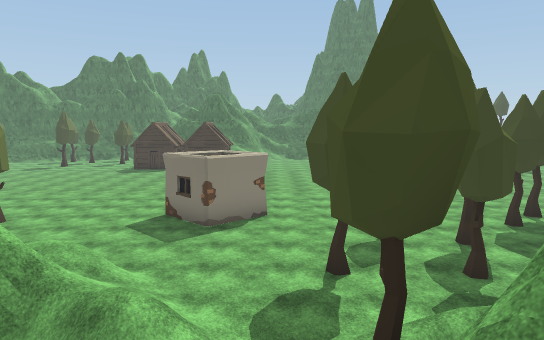
View 1 (above)

23 first-person views from a walk through a 3-D level made in the Unity game engine. The camera is 1.5 m above the floor, tilts 6° down and sees 70° across. The floor is counted in squares, 2 m on a side. Each view is taken from the middle of a square. On the plan, view 1 faces up. The plan holds only what a view shows up to about 12 squares ahead; the rest is blank. The place goes on beyond the plan. The player is left out. Some surface patterns are stand-ins.

View 2
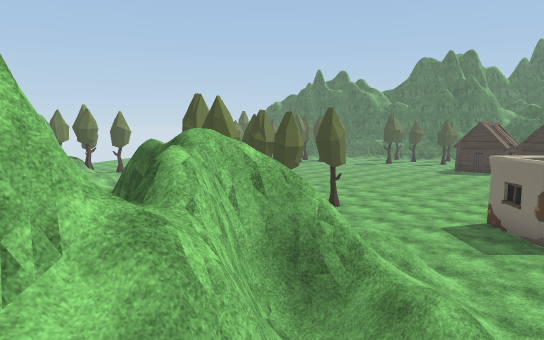

View 3
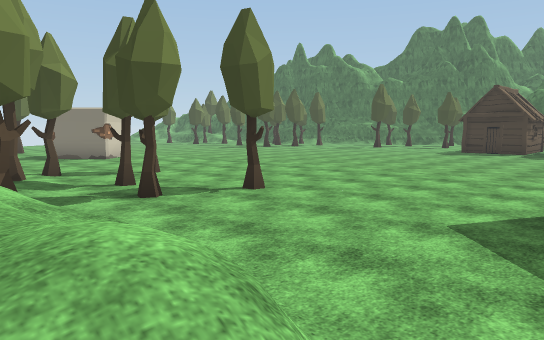

View 4
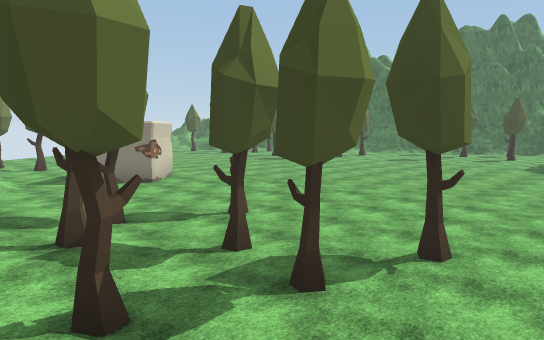

View 5
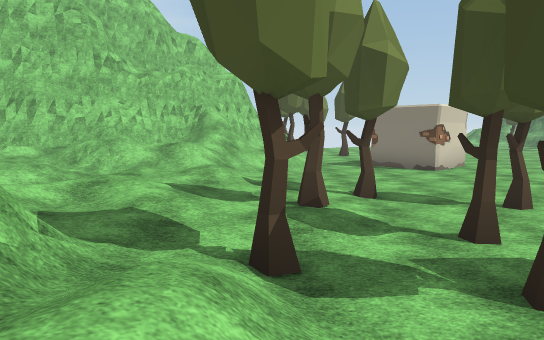

View 6
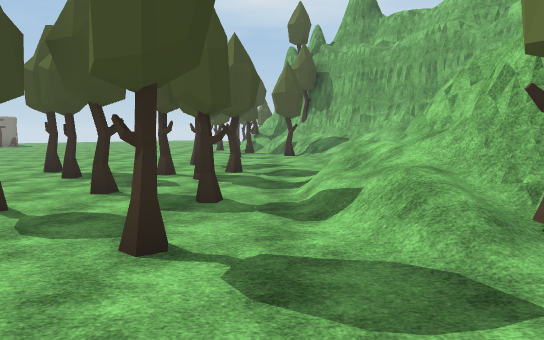

View 7
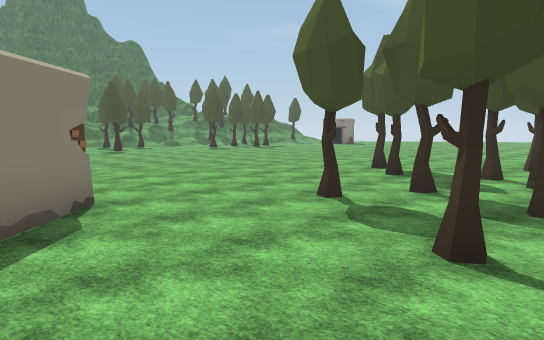

View 8
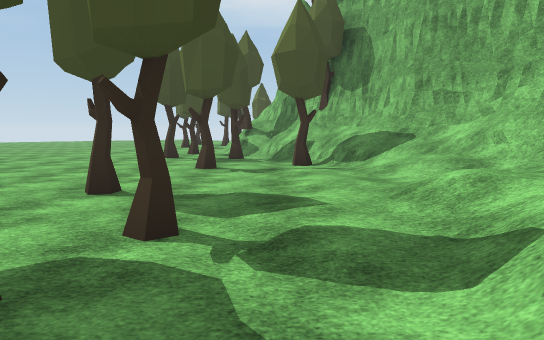

View 9
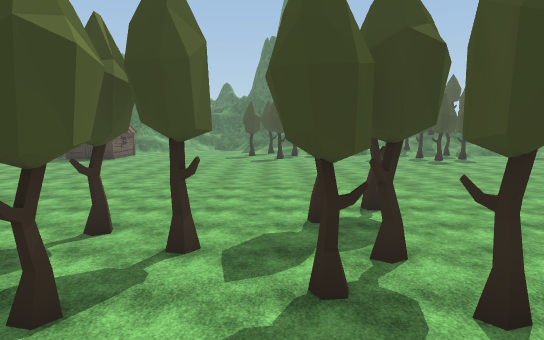

View 10
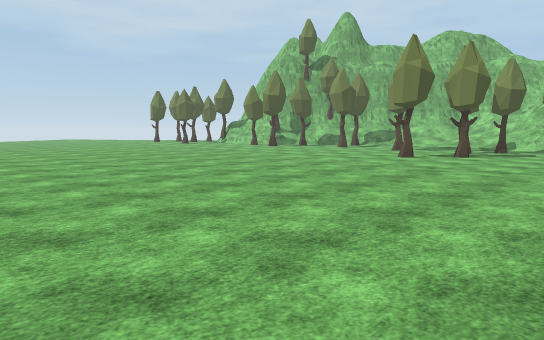

View 11
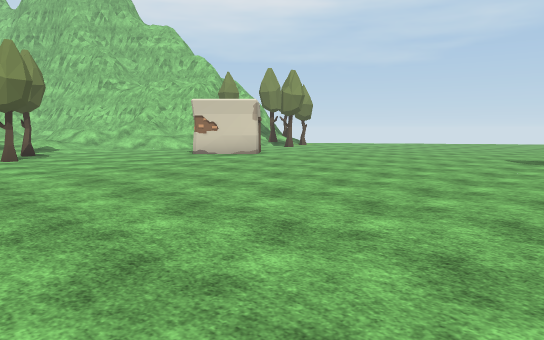

View 12
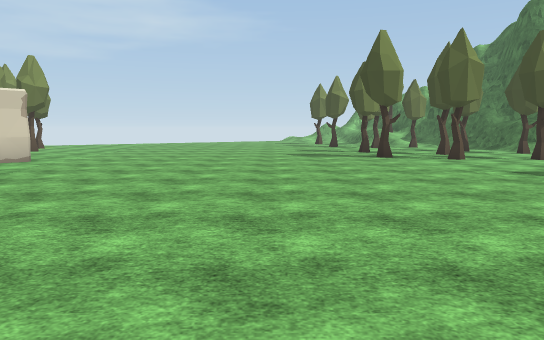

View 13
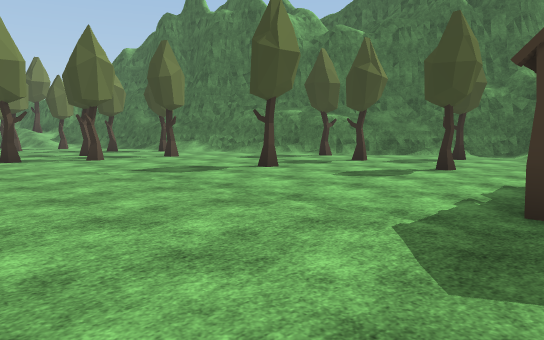

View 14
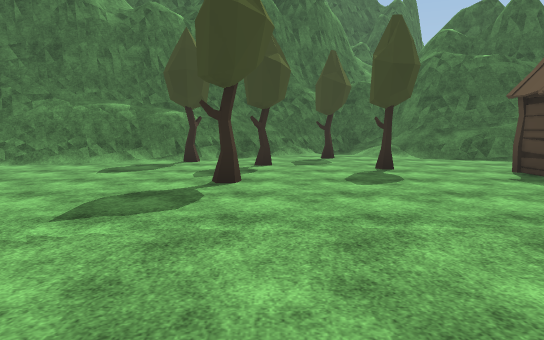

View 15
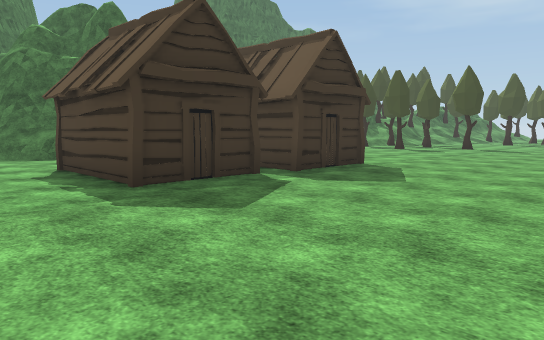

View 16
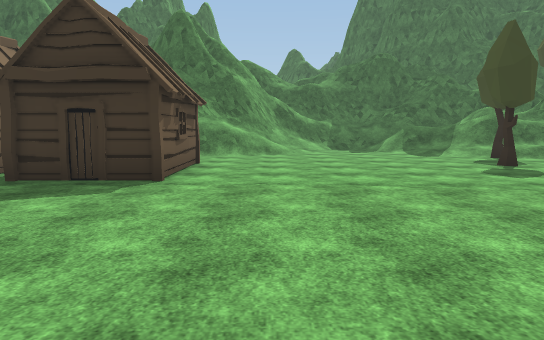

View 17
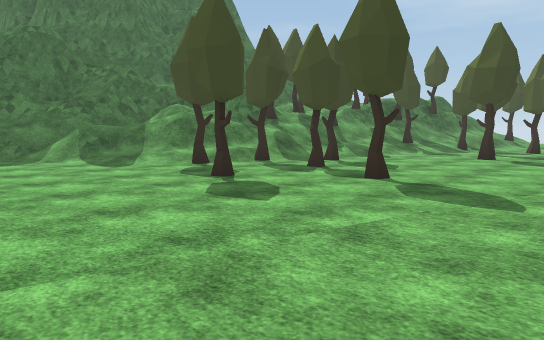

View 18
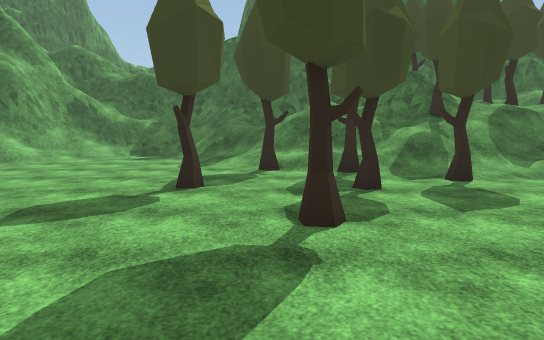

View 19
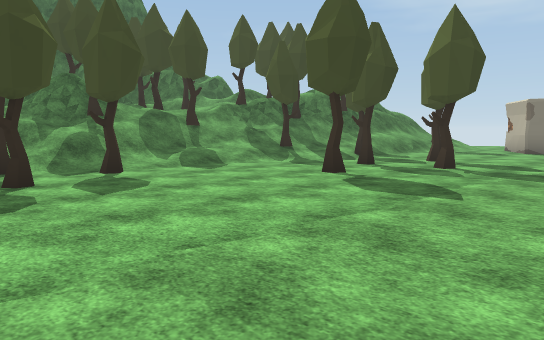

View 20
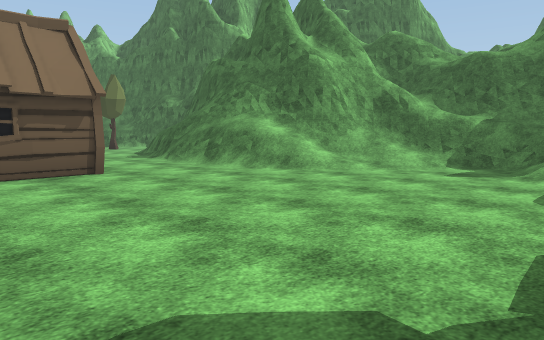

View 21
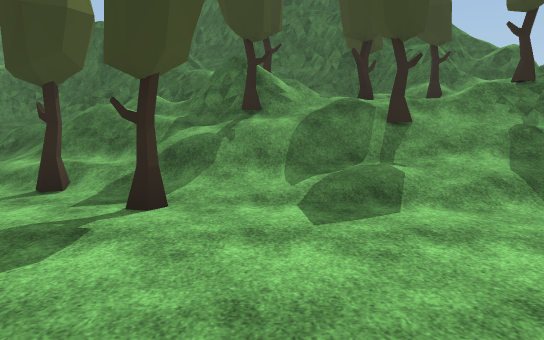

View 22
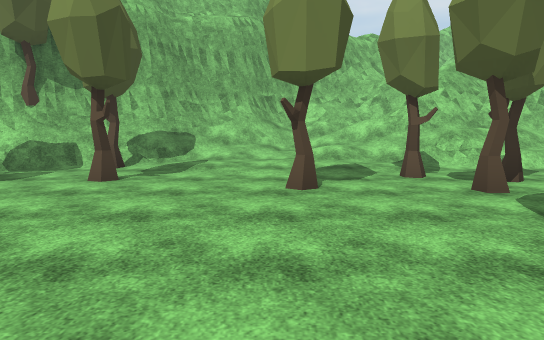

View 23
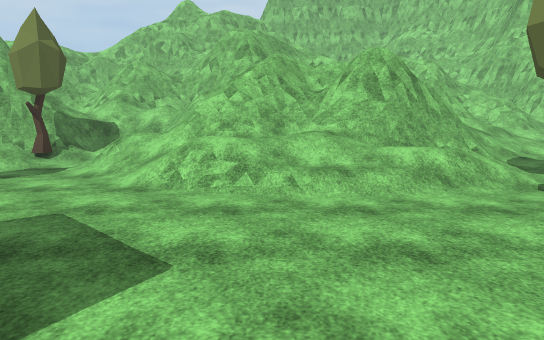

### Floor plan
Key: @ floor where view 1 was taken; # wall or solid block; . main floor; : floor 0.25 m higher than the main floor; + floor 3 m higher than the main floor; / step, stairs or slope; = window, fence, low wall or low ledge; ^ raised ledge; T tree; H hut; O other object.
Columns run from 19 left of view 1 to 13 right of it. Each row starts with its distance up from view 1.
 33                  ###
 32                  #=#####     =###
 31                  #/////####   +=#
 30        ######    ##/////  ##T/T/T
 29      ##^..//######//..////#=
 28    ###..T../===#////..///=##T/T/T
 27  ###.T........=#//.....///////T/#
 26  //....T................TT///////
 25 T........T..   ............T////T
 24 ..T...T..... H HH......T.T....../
 23 ............ H  H..............T.
 22 T.T.........HH.HH.......T.....T..
 21 ................................T
 20 .T...............................
 19 .................................
 18 .................................
 17 ................ ... ............
 16 ................  .  ............
 15 .................................
 14 .................................
 13 ................................
 12 ...............................
 11 ...#.............O ..............
 10 ..O#O............##.......T......
  9  ..#.....T..T....#.......T.......
  8  .........T.T.........TT.........
  7   ///...T//..............T..T....
  6   ////.:/T/T//////..T.T..TT...T..
  5   #=///////////////......./../...
  4   ##////////####=//.////////://T#
  3   ###/// ////####///T///////////#
  2     ##////// ####= /#####=////###
  1     ##/////# #  #=////### ///##
  0      ## =/   =  #//@=   ##^###
 -1        ##=#     ######

Positions as (right, up) in squares from view 1, and headings:
1: (0, 0), facing up
2: (0, 0), facing up-left
3: (-2, 5), facing up-left
4: (-5, 5), facing up-left
5: (-5, 6), facing left
6: (-2, 5), facing right
7: (-2, 5), facing up-right
8: (4, 5), facing right
9: (5, 3), facing up
10: (2, 20), facing down-right
11: (-8, 20), facing down-left
12: (-7, 17), facing left
13: (-7, 18), facing up-left
14: (-12, 18), facing up
15: (-10, 17), facing up-right
16: (-1, 16), facing up
17: (0, 19), facing up-right
18: (5, 19), facing up
19: (5, 18), facing up-right
20: (4, 22), facing up-left
21: (9, 21), facing up
22: (9, 12), facing down
23: (-4, 11), facing down
